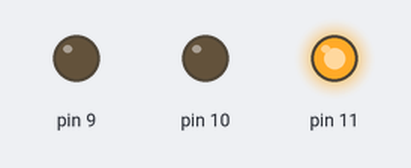
A sketch run on a simulated Arduino Uno, built with avr-gcc and run on an emulated ATmega328P. Parts: output pins drawn as LEDs (lit = HIGH).

Above: at 0.05 s.
At 0.25 s:
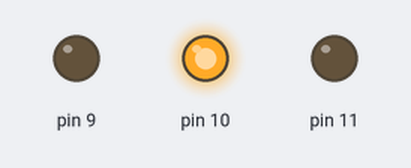
At 0.75 s:
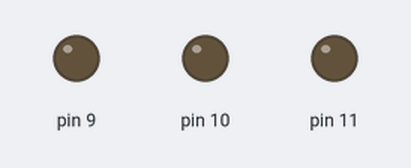
At 1.45 s:
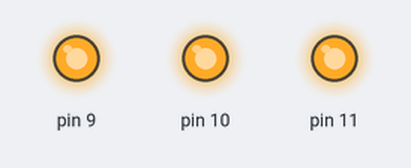
At 2.85 s:
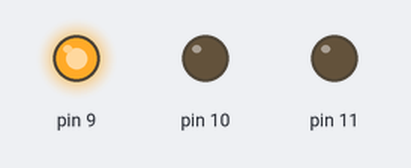
Timing chart, 0 to 3.1 s (numbered marks = the images above):
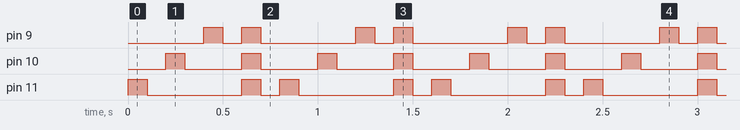

Measured:
- by itself, pin 9: repeats every 0.80 s: LOW 0.10 s, HIGH 0.10 s, LOW 0.50 s, HIGH 0.10 s
- by itself, pin 10: alternates HIGH for 0.10 s and LOW for 0.30 s
- by itself, pin 11: repeats every 0.80 s: LOW 0.50 s, HIGH 0.10 s, LOW 0.10 s, HIGH 0.10 s

The sketch:

Robotics_4RGBLightChaser.ino
```cpp
/*
Digital Output
RGB Light Chaser: The RGB turns blue, then green, red and finally white.
 */

int del= 100; //Delay of 100 miliseconds

void setup() {
  // Set the pins

  pinMode(11, OUTPUT);
  pinMode(10, OUTPUT);
  pinMode(9, OUTPUT);
}

void loop() {

  //Blue
  digitalWrite(11, HIGH);   // turn the LED on
  delay(del);
  digitalWrite(11, LOW);    // turn the LED off
  delay(del);
  //Green
  digitalWrite(10, HIGH);   // turn the LED on
  delay(del);
  digitalWrite(10, LOW);    // turn the LED off
  delay(del);
  //Red
  digitalWrite(9, HIGH);   // turn the LED on
  delay(del);
  digitalWrite(9, LOW);    // turn the LED off
  delay(del);
  //White
  digitalWrite(11, HIGH);   // turn the LED on
  digitalWrite(10, HIGH);   // turn the LED on
  digitalWrite(9, HIGH);   // turn the LED on
  delay(del);

  digitalWrite(11, LOW);    // turn the LED off
  digitalWrite(10, LOW);    // turn the LED off
  digitalWrite(9, LOW);    // turn the LED off
  delay(del);
}
```
